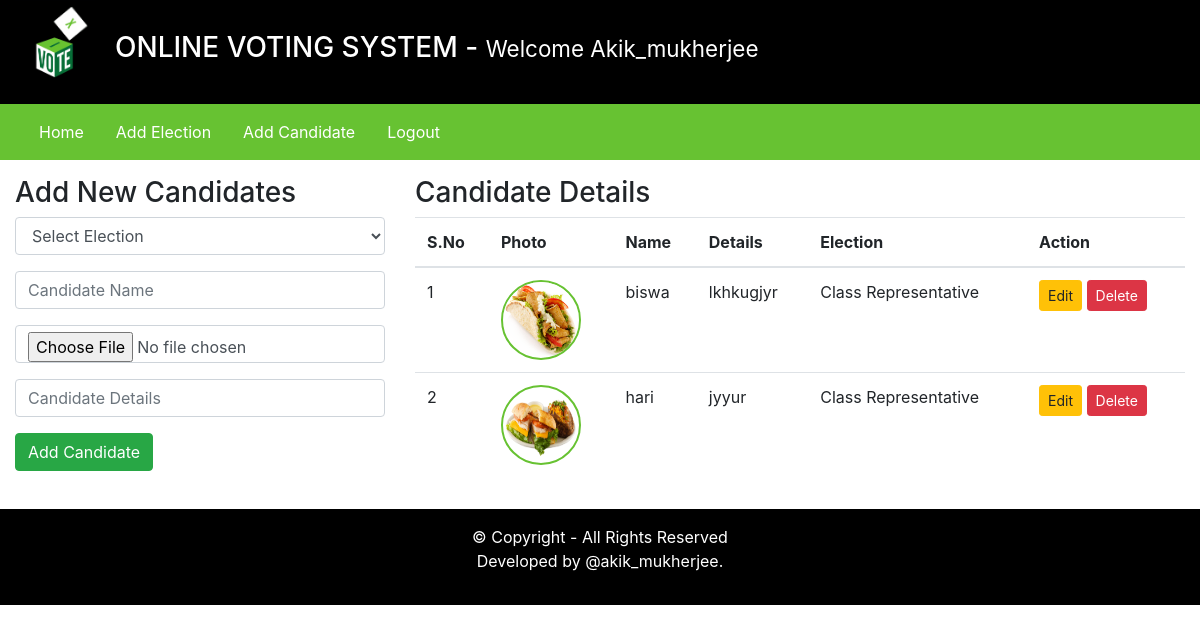
Screenshot of /admin/index.php?addCandidatePage=1 (signed in) with the database file from the repository.
### tables this page shows
CREATE TABLE `candidate_details` (
  `id` int(11) NOT NULL,
  `election_id` int(11) DEFAULT NULL,
  `candidate_name` varchar(255) DEFAULT NULL,
  `candidate_details` text DEFAULT NULL,
  `candidate_photo` text DEFAULT NULL,
  `inserted_by` varchar(255) DEFAULT NULL,
  `inserted_on` date DEFAULT NULL
);

CREATE TABLE `elections` (
  `id` int(11) NOT NULL,
  `election_topic` varchar(255) DEFAULT NULL,
  `no_of_candidates` int(11) DEFAULT NULL,
  `starting_date` date DEFAULT NULL,
  `ending_date` date DEFAULT NULL,
  `status` varchar(45) DEFAULT NULL,
  `inserted_by` varchar(255) DEFAULT NULL,
  `inserted_on` date DEFAULT NULL
);

### admin/inc/add_candidates.php (the view, shortened to what this page needs)
<div class="row my-3">
    <div class="col-4">
        <h3>Add New Candidates</h3>
        <form method="POST" enctype="multipart/form-data">
            <div class="form-group">
                <select class="form-control" name="election_id" required>
                    <option value=""> Select Election </option>
                </select>
            </div>
            <div class="form-group">
                <input type="text" name="candidate_name" placeholder="Candidate Name" class="form-control" required />
            </div>
            <div class="form-group">
                <input type="file" name="candidate_photo" class="form-control" required />
            </div>
            <div class="form-group">
                <input type="text" name="candidate_details" placeholder="Candidate Details" class="form-control" required />
            </div>
            <input type="submit" value="Add Candidate" name="addCandidateBtn" class="btn btn-success" />
        </form>
    </div>
    <div class="col-8">
        <h3>Candidate Details</h3>
        <table class="table">
            <thead>
                <tr>
                    <th scope="col">S.No</th>
                    <th scope="col">Photo</th>
                    <th scope="col">Name</th>
                    <th scope="col">Details</th>
                    <th scope="col">Election</th>
                    <th scope="col">Action </th>
                </tr>
            </thead>
            <tbody>
                <?php
                    $fetchingData = mysqli_query($db, "SELECT * FROM candidate_details") or die(mysqli_error($db));
                    $isAnyCandidateAdded = mysqli_num_rows($fetchingData);
                    if($isAnyCandidateAdded > 0)
                    {
                        $sno = 1;
                        while($row = mysqli_fetch_assoc($fetchingData))
                        {
                            $election_id = $row['election_id'];
                            $fetchingElectionName = mysqli_query($db, "SELECT * FROM elections WHERE id = '". $election_id ."'") or die(mysqli_error($db));
                            $execFetchingElectionNameQuery = mysqli_fetch_assoc($fetchingElectionName);
                            $election_name = $execFetchingElectionNameQuery['election_topic'];
                            $candidate_photo = $row['candidate_photo'];
                ?>
                            <tr>
                                <td><?php echo $sno++; ?></td>
                                <td> <img src="<?php echo $candidate_photo; ?>" class="candidate_photo" />    </td>
                                <td><?php echo $row['candidate_name']; ?></td>
                                <td><?php echo $row['candidate_details']; ?></td>
                                <td><?php echo $election_name; ?></td>
                                <td>
                                    <a href="#" class="btn btn-sm btn-warning"> Edit </a>
                                    <a href="#" class="btn btn-sm btn-danger"> Delete </a>
                                </td>
                            </tr>
                <?php
                        }
                    }else {
            ?>
                        <tr>
                            <td colspan="7"> No any candidate is added yet. </td>
                        </tr>
            <?php
                    }
                ?>
            </tbody>
        </table>
    </div>
</div>

### assets/css/style.css (style rules this page uses)
.candidate_photo { width: 80px; height: 80px; border: 2px solid #67C232; border-radius: 100%; }

### rows the page displays
candidate_details: candidate_photo (picture), candidate_name "biswa", candidate_details "lkhkugjyr", election.election_topic "Class Representative"
candidate_details: candidate_photo (picture), candidate_name "hari", candidate_details "jyyur", election.election_topic "Class Representative"

### other values shown
$_SESSION['username'] "Akik_mukherjee"
